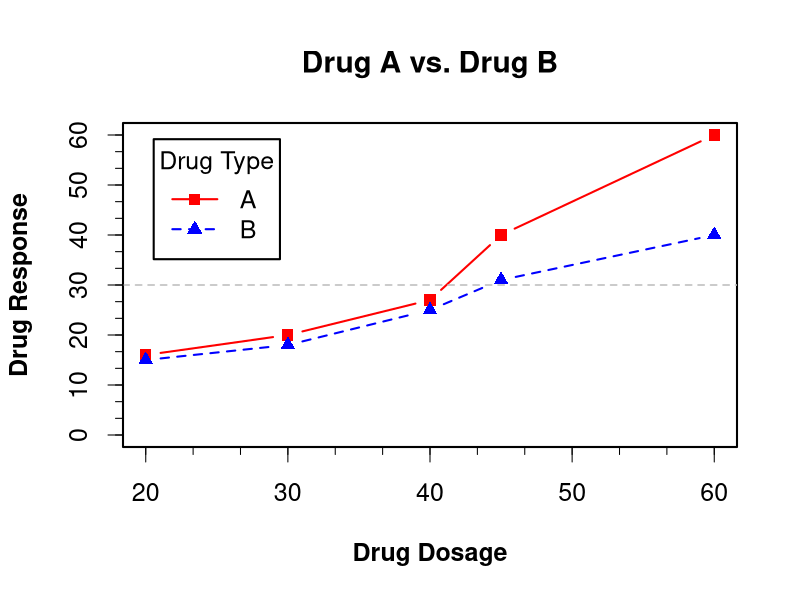

Recreate this plot in R.
dose <- c(20, 30, 40, 45, 60)
drugA <- c(16, 20, 27, 40, 60)
drugB <- c(15, 18, 25, 31, 40)
opar <- par(no.readonly = TRUE)

par(lwd = 2, cex = 1.5, font.lab = 2)
# Set the range of y axis is 0 to 60, set title, x label, y label
plot(dose, drugA, type = "b", pch = 15, lty = 1, col = "red", ylim = c(0, 60),
     main = "Drug A vs. Drug B", xlab = "Drug Dosage", ylab = "Drug Response")
lines(dose, drugB, type = "b", pch = 17, lty = 2, col = "blue")
# Set reference line where y = 30 and its type
abline(h = c(30), lwd = 1.5, lty = 2, col = "gray")
library(Hmisc)
# Set minor tick marks, there are 3 ranges between each major tick mark both x 
# axis and y axis, its length is the half of the major tick marks
minor.tick(nx = 3, ny = 3, tick.ratio = 0.5)
# Add legends whose title is "Drug Type" on top left of the graph, contents are
# "A" and "B"
legend("topleft", inset = .05, title = "Drug Type", c("A", "B"),
       lty = c(1, 2), pch = c(15, 17), col = c("red", "blue"))
par(opar)
